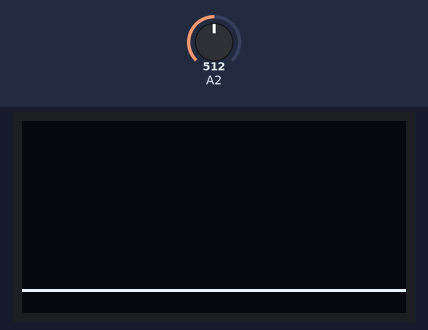
The program below on a simulated ATtiny85, built for the host (arithmetic inside an expression is 32-bit, double 64-bit). Shown: 128×64 one-colour display. Inputs (shaded band) come from the test bench; at power-on: A2 = 512.

Above: at 1.4 s.
1.5 s: A2 set to 716
At 2.1 s:
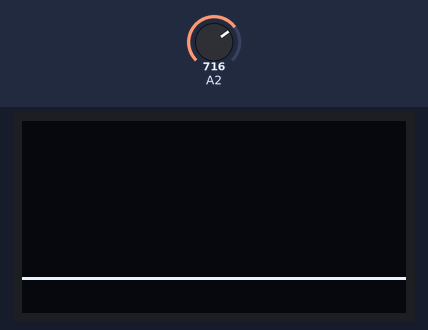
3.2 s: A2 set to 900
At 4.4 s:
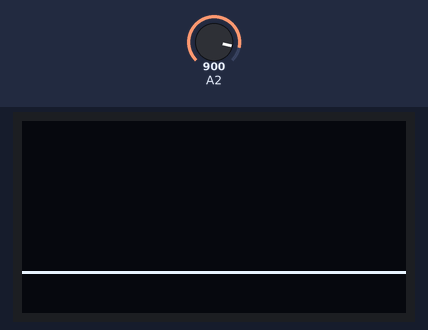
4.9 s: A2 set to 1023
At 5.6 s:
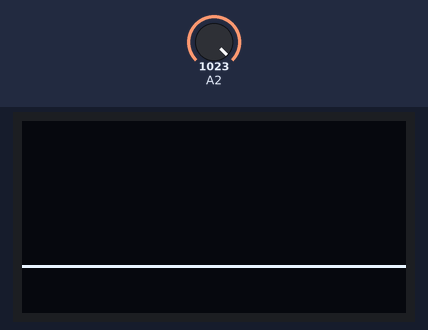
Timing chart, 0 to 7.9 s (numbered marks = the images above; inputs shaded):
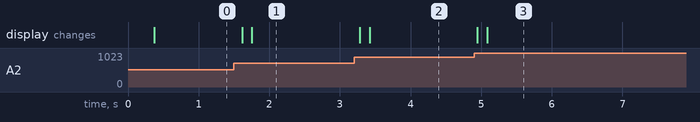

The program:

main.cpp
```cpp
#include <Wire.h>
#include <Adafruit_SSD1306.h>

#define OLED_RESET 4
Adafruit_SSD1306 display(OLED_RESET);

#define PROBE_PIN 2

#define WIDTH 128
#define HEIGHT 64

static uint8_t measures [WIDTH];
static uint8_t framebuffer [WIDTH * HEIGHT / 8];

const uint16_t DISPLAY_INTERVAL_MS = 40;
const uint16_t SAMPLE_INTERVALL_US = 500;
uint32_t nextSampleUs = 0;
uint32_t lastDisplayMs = 0;
uint8_t sampleIndex = 0;

static uint8_t adcToY(uint16_t adc) {
  if(adc > 4095) adc = 4095;
  return HEIGHT - 1 - ((uint32_t)adc * (HEIGHT - 1) / 4095);
}

void setup() {
  pinMode(PROBE_PIN, INPUT);

  display.begin(SSD1306_SWITCHCAPVCC, 0x3c);
  display.clearDisplay();
  delay(200);
}

void loop() {
  uint32_t nowUs = micros();

  // Read analog samples from signal wave
  if ((int32_t)(nowUs - nextSampleUs) >= 0) {
    nextSampleUs += SAMPLE_INTERVALL_US;

    measures[sampleIndex] = adcToY(analogRead(PROBE_PIN));
    sampleIndex++;
  }

  if (sampleIndex >= WIDTH && millis() - lastDisplayMs >= DISPLAY_INTERVAL_MS) {
    display.clearDisplay();

    for (uint8_t x = 0; x < WIDTH - 1; x++) display.drawLine(x, measures[x], x + 1, measures[x + 1], SSD1306_WHITE);

    display.display();
    lastDisplayMs = millis();
    sampleIndex = 0;
  }
}
```

Measured:
- after the input at 1.5 s, the display: first changes after 0.12 s (image 1 shows a later state)
- after the input at 3.2 s, the display: first changes after 0.08 s (image 2 shows a later state)
- after the input at 4.9 s, the display: first changes at once (image 3 shows a later state)
